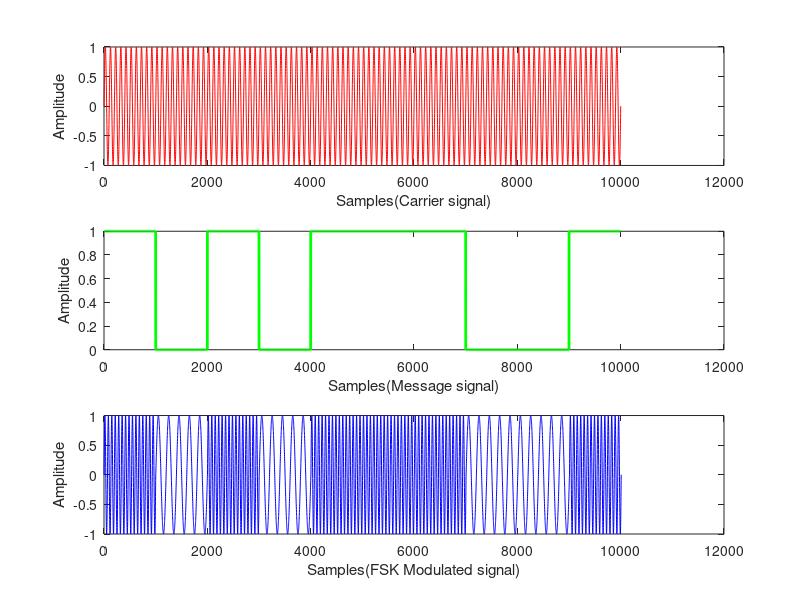
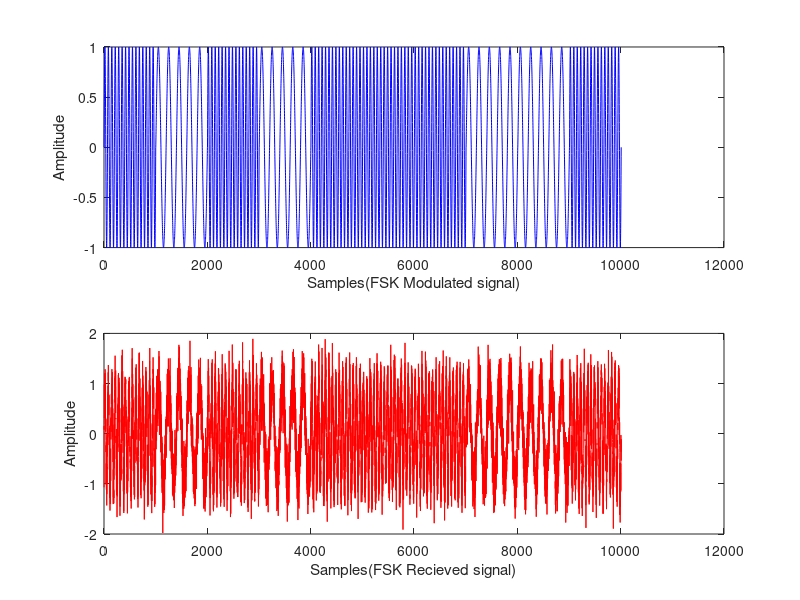
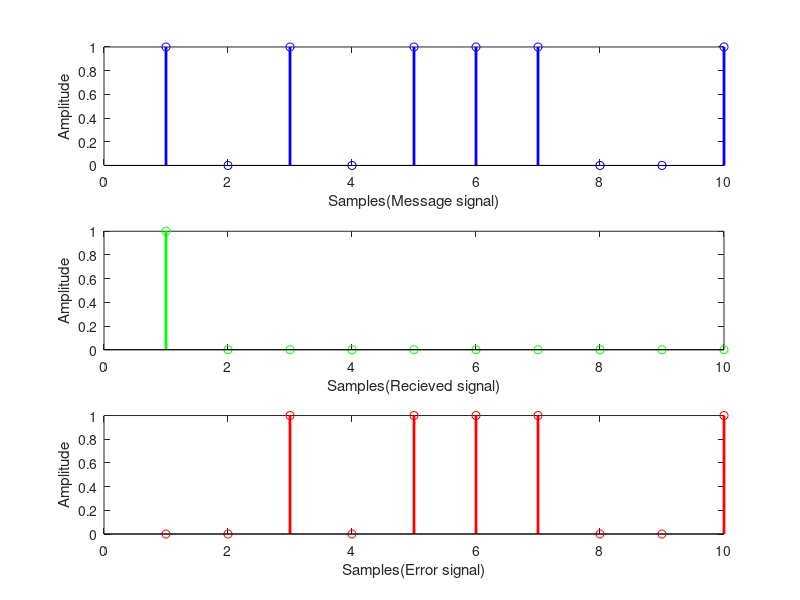

Write MATLAB code to recreate these figures, in order.
% FSK Modulation and Demodulation scheme with BER Calculation
clc
clear all
% Define Data bits
data=[1 0 1 0 1 1 1 0 0 1];
% Define carrier signal
f=1000;
fs=f*100;
Ts=1/fs;
T=1/f;
M=10;
n=M*length(data);
t=0:Ts:n*T;
car=sin(2*pi*t*f);
figure;
subplot(3,1,1);
plot(car,'r');
xlabel('Samples(Carrier signal)');
ylabel('Amplitude');
% Converting data bits into pulse
tp=0:Ts:M*T;
exData=[];
 for i=1:length(data)
     for j=1:length(tp)-1
         exData=[exData data(i)];
     end
 end
 exData(1,size(exData)+1)=exData(1,size(exData));
 
 subplot(3,1,2)
 plot(exData,'g','Linewidth',2)
 xlabel('Samples(Message signal)');
 ylabel('Amplitude');
 
 % FSK Modulation schemes
 deltaf=.5;
 fh=f + (f*deltaf);
 fl=f - (f*deltaf);
 
 t=0:Ts:(T*M);
 
 carh=sin(2*pi*t*fh);       %High frequency carrier for data bit 1
 carl=sin(2*pi*t*fl);       %Low frequency carrier for data bit 0
 
 modSig=[];
 
 for i=1:length(data)
     if(data(i)==1)
         modSig=[modSig carh];
     else
         modSig=[modSig carl];
     end
 end
 
 subplot(3,1,3);
 plot(modSig,'b');
 xlabel('Samples(FSK Modulated signal)');
 ylabel('Amplitude');
 
 % Transmitting over awgn channel
 SNR=10;
 sampleValue=mod(randi(20),10)+10;
 rx=awgn(modSig,SNR);
 figure;
 subplot(2,1,1);
 plot(modSig,'b');
 xlabel('Samples(FSK Modulated signal)');
 ylabel('Amplitude');
 subplot(2,1,2);
 plot(rx,'r');
 xlabel('Samples(FSK Recieved signal)');
 ylabel('Amplitude');
 % Demodulation of recieved signal
 % Finding no of zeros in interval of tp i.e finding frequency of signal at every interval
 negative=0;
 positive=0;
 
 totalBits=length(rx)/length(tp);
 sdiff=0;
 noofzeros=0;
 zeroSample=[];
 k=1;
 for i=1:totalBits
     for j=1:length(tp)
         if(sdiff>sampleValue)
         if(rx(1,k)>0)
             positive=1;
         end
         if(rx(1,k)<0)
             negative=1;
         end
         end
         k=k+1;
         sdiff=sdiff+1;
         if(positive==1 && negative==1)
             noofzeros=noofzeros+1;
             positive=0;
             sdiff=0;
             negative=0;
         end
     end
     zeroSample=[zeroSample noofzeros];
     noofzeros=0;     
 end
 
 firstZeroSample=zeroSample(1,1);
 zeroSample=zeroSample/firstZeroSample;
 
 % Generating data according to given frequency samples or given zero samples
 filtData=[];
 for i=1:length(zeroSample)
     if(zeroSample(i)>=1)
         filtData=[filtData 1];
     else
         filtData=[filtData 0];
     end
 end
 
 figure;
 subplot(3,1,1);
 stem(data,'b','Linewidth',2);
 xlabel('Samples(Message signal)');
 ylabel('Amplitude');
 subplot(3,1,2);
 stem(filtData,'g','Linewidth',2);
 xlabel('Samples(Recieved signal)');
 ylabel('Amplitude');
 subplot(3,1,3);
 stem(abs(data-filtData),'r','Linewidth',2);
 xlabel('Samples(Error signal)');
 ylabel('Amplitude');
 
% Finding Bit error rate
 [BER NOR]=biterr(data,filtData)